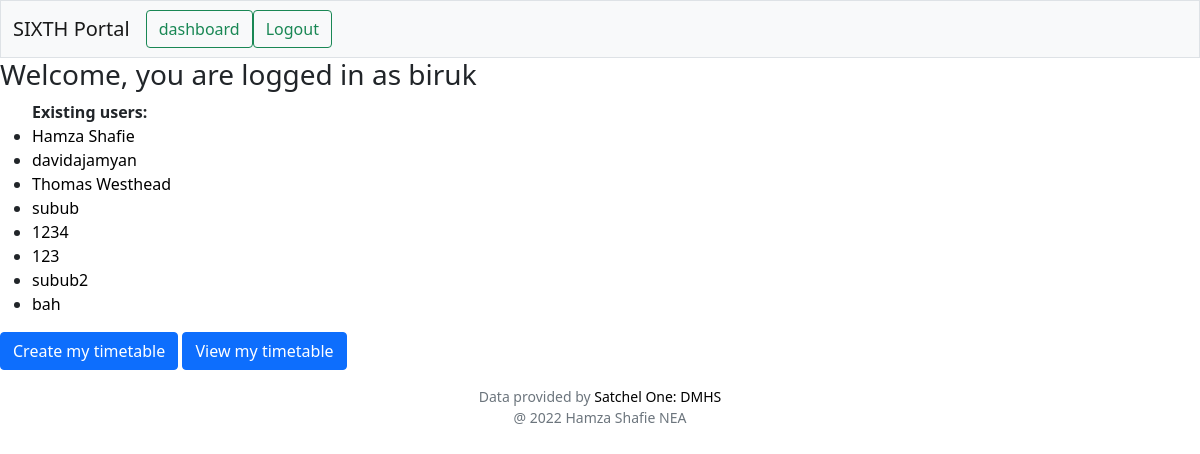
Page /dashboard (signed in) on the earlier database version.
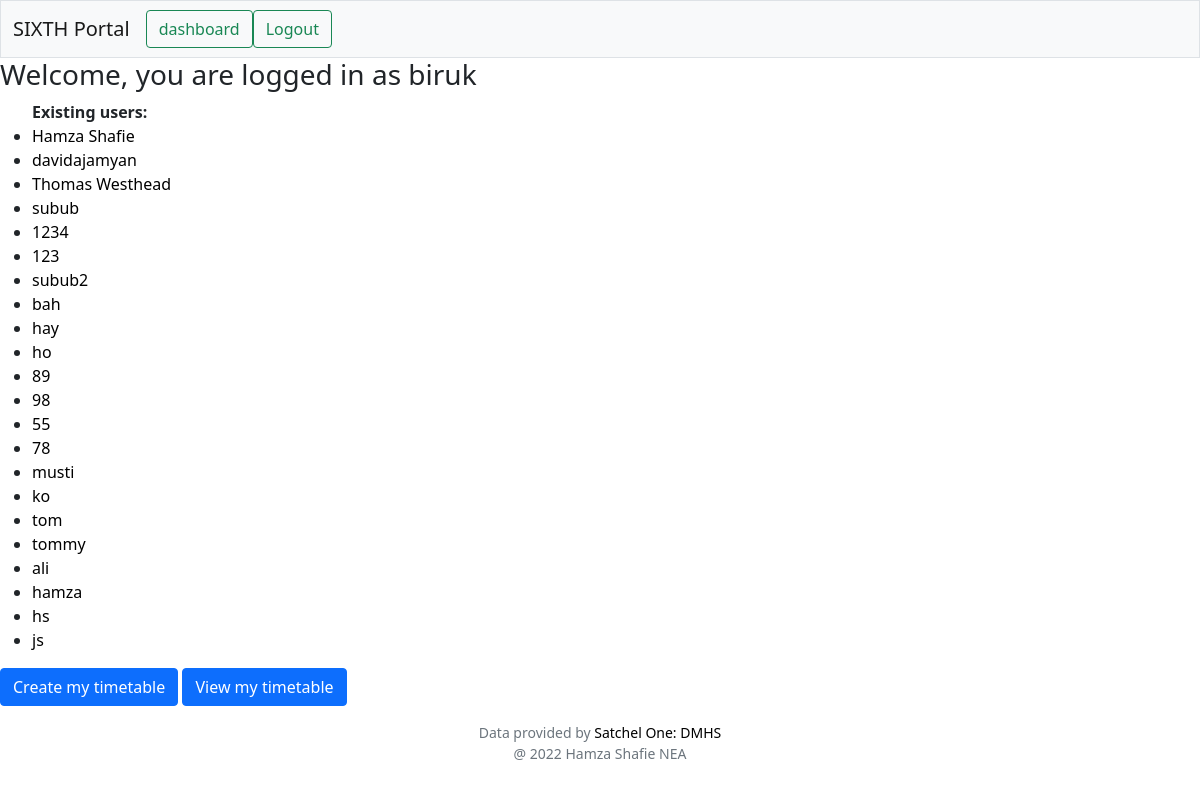
Same page on the later database version.
### tables this page shows
CREATE TABLE users (id INTEGER PRIMARY KEY AUTOINCREMENT NOT NULL, username TEXT NOT NULL, password TEXT NOT NULL, mon_p1 BOOLEAN DEFAULT 0, mon_p2 BOOLEAN DEFAULT 0, mon_p3 BOOLEAN DEFAULT 0, mon_p4 BOOLEAN DEFAULT 0, mon_p5 BOOLEAN DEFAULT 0, mon_p6 BOOLEAN DEFAULT 0, tue_p1 BOOLEAN DEFAULT 0, tue_p2 BOOLEAN DEFAULT 0, tue_p3 BOOLEAN DEFAULT 0, tue_p4 BOOLEAN DEFAULT 0, tue_p5 BOOLEAN DEFAULT 0, tue_p6  BOOLEAN DEFAULT 0, wed_p1 BOOLEAN DEFAULT 0, wed_p2 BOOLEAN DEFAULT 0, wed_p3 BOOLEAN DEFAULT 0, wed_p4 BOOLEAN DEFAULT 0, wed_p5 BOOLEAN DEFAULT 0, wed_p6 BOOLEAN DEFAULT 0, thur_p1 BOOLEAN DEFAULT 0, thur_p2 BOOLEAN DEFAULT 0, thur_p3 BOOLEAN DEFAULT 0, thur_p4 BOOLEAN DEFAULT 0, thur_p5 BOOLEAN DEFAULT 0, thur_p6 BOOLEAN DEFAULT 0, fri_p1 BOOLEAN DEFAULT 0, fri_p2 BOOLEAN DEFAULT 0, fri_p3 BOOLEAN DEFAULT 0, fri_p4 BOOLEAN DEFAULT 0, fri_p5 BOOLEAN DEFAULT 0, fri_p6 BOOLEAN DEFAULT 0);

### app.py (the view)
@app.route("/dashboard",methods=["GET","POST"])
@login_required
def dashboard():
    if request.method == "POST":
        conn.commit()
    cursor.execute("SELECT username FROM users")
    users = cursor.fetchall()
    return render_template("dashboard.html", users=users,)

### app.py (called while the page is built)
@app.after_request
def after_request(response):
    response.headers["Cache-Control"] = "no-cache, no-store, must-revalidate"
    response.headers["Expires"] = 0
    response.headers["Pragma"] = "no-cache"
    return response

def login_required(f):
    @wraps(f)
    def decorated_function(*args, **kwargs):
        if session.get("username") is None:
            return redirect("/login")
        return f(*args, **kwargs)
    return decorated_function

### templates/dashboard.html
{% extends "layout.html" %}
{% block nav %}
<button class="btn btn-outline-success and-all-other-classes" onclick="location.href= '/dashboard'">dashboard</button>
<button class="btn btn-outline-success and-all-other-classes" onclick="location.href= '/logout'">Logout</button>
{% endblock %}
{% block main %}
<h3> Welcome, you are logged in as {{ session["username"] }} </h3>
<ul>
    <b>Existing users:</b>
    {% for user in users %}
      <li><a href="/view?username={{ user[0] }}">{{ user[0] }}</a></li>
    {% endfor %}
</ul>
<button class="btn btn-primary" onclick="location.href= '/create'">Create my timetable</button>
<button class="btn btn-primary" onclick="location.href= '/view'">View my timetable</button>
{% endblock %}

### templates/layout.html (shortened to what this page needs)
<!DOCTYPE html>
<html lang="en">
    <head>
        <link href="https://cdn.jsdelivr.net/npm/bootstrap@5.1.3/dist/css/bootstrap.min.css"
 rel="stylesheet">
        <link href="/static/style.css" rel="stylesheet">
    </head>
    <body>
        <nav class="bg-light border navbar navbar-expand-md navbar-light">
            <div class="container-fluid">
                <a class="navbar-brand" href="/"><span class="blue">S</span><span class="red">I</span><span class="yellow">X</span><span class="green">TH</span>
                     <span class="red">Portal</span></a>
                <div class="collapse navbar-collapse" id="navbar">
                    {% block nav %}
                    {% endblock %}
                </div>
            </div>
        </nav>
        {% block main %}
        {% endblock %}
        <footer class="mt-3 mb-5 small text-center text-muted">
            Data provided by <a href="https://draytonmanor.satchelone.com/school/home">Satchel One: DMHS</a>
            <br>
            @ 2022 Hamza Shafie NEA
        </footer>
    </body>
</html>

### static/style.css (style rules this page uses)
a { text-decoration: none; color: black; }

Differences in the rows shown:
added users: username "hay"
added users: username "ho"
added users: username "89"
added users: username "98"
added users: username "55"
added users: username "78"
added users: username "musti"
added users: username "ko"
added users: username "tom"
added users: username "tommy"
added users: username "ali"
added users: username "hamza"
added users: username "hs"
added users: username "js"
